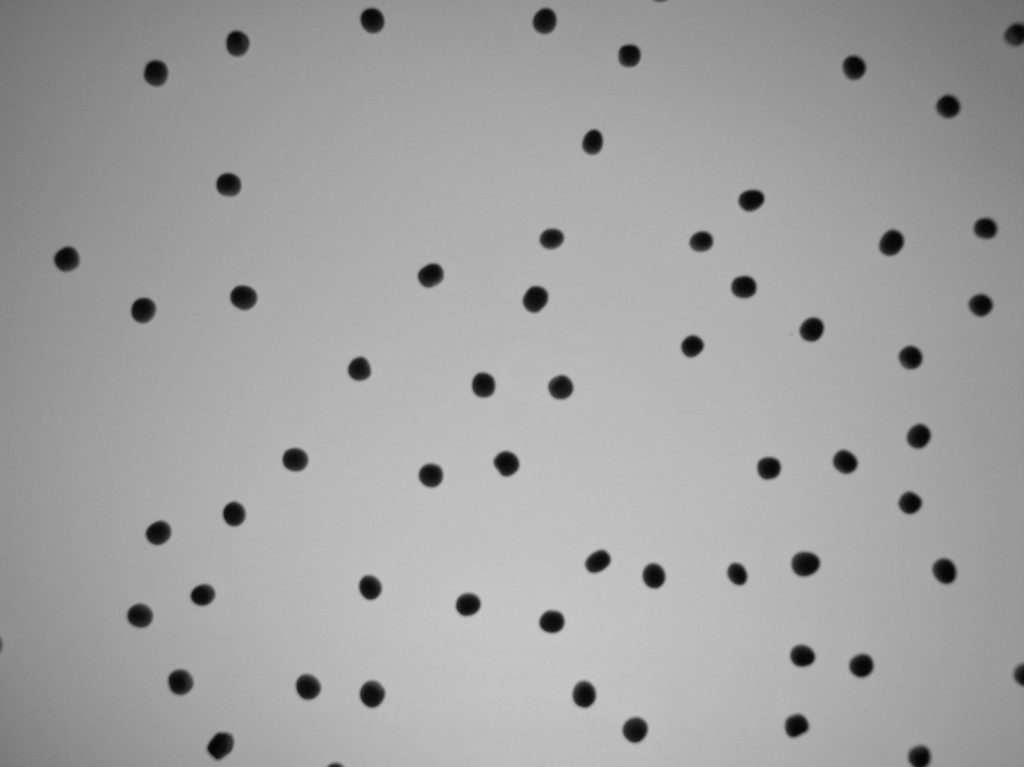
//> input picture Tutorium01/pics/peas01.jpg, 1024 x 767 px
$ ./peas pics/peas01.jpg   (built with g++ and OpenCV 4)
//> lines starting //> are read from the running program, lines starting //| are printed output that depends on the picture; after the words box and inside, x2 and y2 are one past the last pixel; in counts of white or black regions, pixels touching at a corner belong together
#ifdef WIN32
#define _USE_MATH_DEFINES
#include <stdafx.h>
#endif

#include "cv.h"
#include "highgui.h"
#include <stdio.h>

#include <assert.h>
#include <math.h>
#include <iostream>
#include <vector>
using namespace std;


// A class representing an detected pea
class Pea
{
public:
  Pea (int x, int y) :x(x), y(y) {};
  Pea () :x(0), y(0) {};

  // The peas position (any point of the pea)
  int x, y;
};


//******************************************************************
// GUI code
//******************************************************************

// GUI: paint a red cross at 'xC,yC' into overlay
void paintCross (IplImage* overlay, int xC, int yC)
{
  int cL = 5;
  CvPoint p0 = cvPoint (xC-cL, yC-cL);
  CvPoint p1 = cvPoint (xC+cL, yC+cL);
  cvLine (overlay, p0, p1, CV_RGB (255, 0, 0));
  p0 = cvPoint (xC+cL, yC-cL);
  p1 = cvPoint (xC-cL, yC+cL);
  cvLine (overlay, p0, p1, CV_RGB (255, 0, 0));
}


// Paint a list of cross at the positions given by 'peas'
void paintPeas (IplImage* overlay, const vector<Pea>& pea)
{
  for (int i=0; i<(int) pea.size(); i++)
    paintCross (overlay, pea[i].x, pea[i].y);
}

unsigned char& pixel(IplImage* img, int x, int y)
{
  return *((unsigned char*) cvPtr2D (img, y, x));
}


// Find all peas in 'img' and return a list of their positions.
// The 'Pea.x,Pea.y' entries in 'pea' correspond to an arbitrary
// point of the pea.
//
// HELP:
//  Image width: img->width
//  Image height: img->height
//  Image pixel (x,y): pixel (img, x, y)
//  0 corresponds to black, 255 to white
// An object can be added to a list with 'pea.push_back(...)'

void findPeas (IplImage* img, vector<Pea>& pea)
{
	bool alreadyListed = false;
	for(int i = 0; i < img->width; i++) {
		for(int j = 0; j < img->height; j++) {
			if(pixel(img, i, j) <= 100) {
				if(j+10 <= img->height-1 && pixel(img, i, j+10) <= 100) {
					alreadyListed = false;
					for(std::vector<Pea>::iterator it = pea.begin(); it != pea.end(); ++it) {
						if(((*it).x <= i+25 && (*it).x >= i-25) &&
							((*it).y <= j+25 && (*it).y >= j-25)) {
							alreadyListed = true;
						}
					}
					if(!alreadyListed) {
						if(i+10 < img->width && i > 10) {
							pea.push_back(Pea(i+10, j+5));
						} else {
							pea.push_back(Pea(i, j+5));
						}
					}
				}
			}
		}
	}
}


int main (int argc, char** argv)
{
  cvNamedWindow ("Counting the number of peas", CV_WINDOW_NORMAL);

  if (argc<=1) {
    cerr << "peas <image1> ..." << endl;
    return 1;
  }

  int imageCtr=0;
  while (imageCtr<argc-1) {
    char* fname = argv[imageCtr+1];
    cout << " Loading " << fname << endl;
    IplImage* srcImg = cvLoadImage (fname, 0); // load image as greyscale
//> srcImg is the input picture: 767 rows x 1024 cols, CV_8UC1; min 4, max 200, mean 161.9
    if (srcImg==NULL) {
      if (imageCtr==0) {
	cerr << "Could not find " << fname << endl;
	return 1;
      }
      break;
    }
    IplImage* overlayImg = cvLoadImage (fname, 1); // load image as RGB for overlaying crosses

    vector<Pea> pea;

    // Do the computation
    findPeas (srcImg, pea);
//> the loop in findPeas, `for(int i = 0; i < img->width; i++)` made 1024 passes
//> alreadyListed on passes 1 to 3: true, true, true
//> after the loop in findPeas, `for(int i = 0; i < img->width; i++)`: alreadyListed = true; pea = 59 items
//> pea = 59 items

    paintPeas (overlayImg, pea);
//> the loop in paintPeas, `for (int i=0; i<(int) pea.size(); i++)` made 59 passes
//> after the loop in paintPeas, `for (int i=0; i<(int) pea.size(); i++)`:
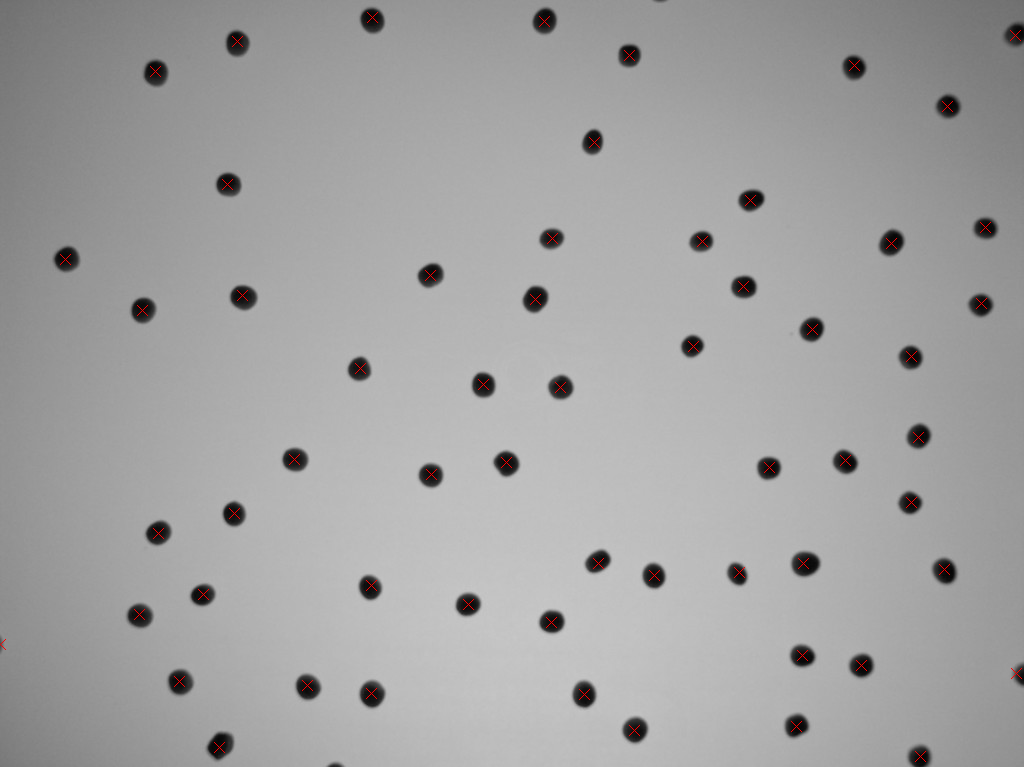
//> overlay: 767 rows x 1024 cols, CV_8UC3; 0.16% of pixels changed, all inside (x1, y1, x2, y2) = (0, 12, 1022, 762)

    cvShowImage ("Counting the number of peas", overlayImg);
    cout << "We have " << pea.size() << " peas." << endl;
//| We have 59 peas.
    int key = cvWaitKey (0);
//> the space key is pressed
    if (key=='q') break;
    bool doSave = false;
    if (doSave) {
      sprintf (fname, "result.%03d.jpg", imageCtr);
      cvSaveImage (fname, overlayImg);   // save the resulting image
    }
    cvReleaseImage (&srcImg);
    cvReleaseImage (&overlayImg);

    imageCtr++;
  }

  return 0;
}

$ run again, on Tutorium01/pics/peas03.jpg
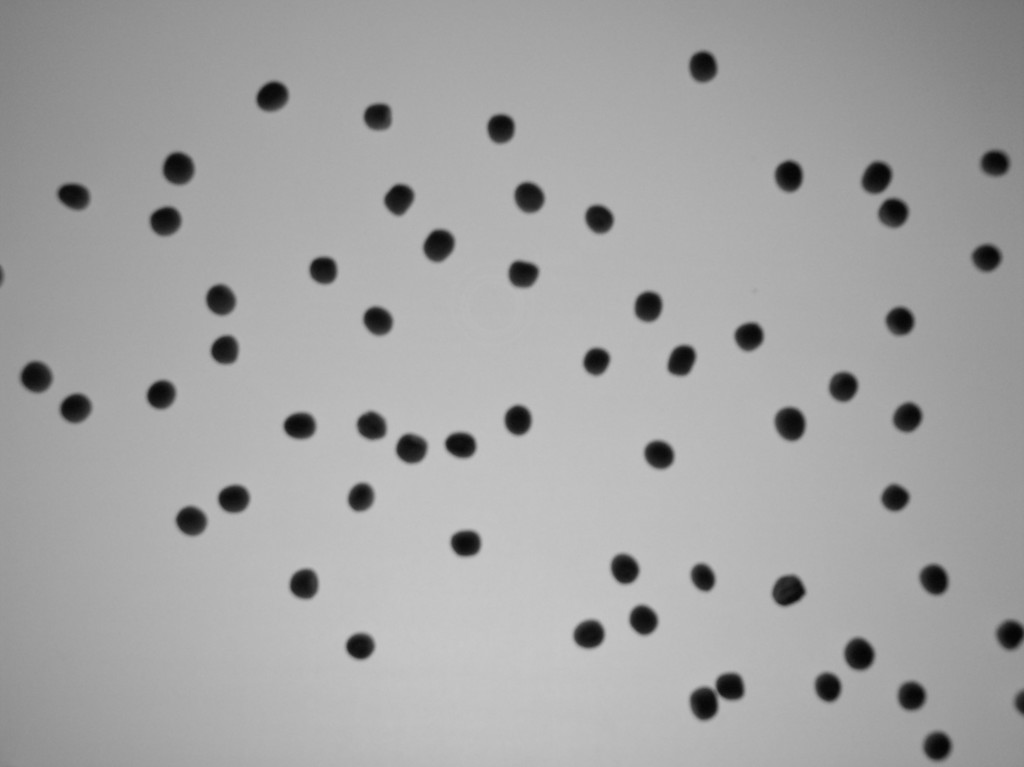
//> input picture Tutorium01/pics/peas03.jpg, 1024 x 767 px
//> srcImg is the input picture: 767 rows x 1024 cols, CV_8UC1; min 3, max 201, mean 164.2
//> after the loop in findPeas, `for(int i = 0; i < img->width; i++)`: alreadyListed = true; pea = 60 items
//> the loop in paintPeas, `for (int i=0; i<(int) pea.size(); i++)` made 60 passes
//> after the loop in paintPeas, `for (int i=0; i<(int) pea.size(); i++)`:
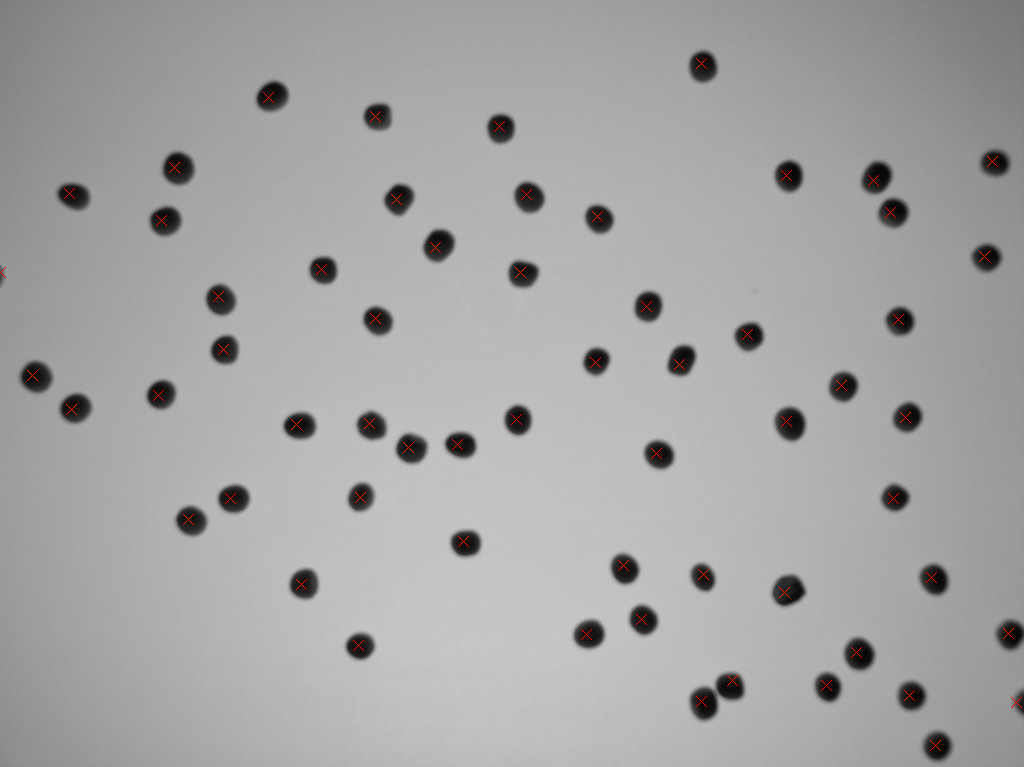
//> overlay: 767 rows x 1024 cols, CV_8UC3; 0.16% of pixels changed, all inside (x1, y1, x2, y2) = (0, 58, 1022, 751)
//| We have 60 peas.

$ run again, on Tutorium01/pics/peas04.jpg
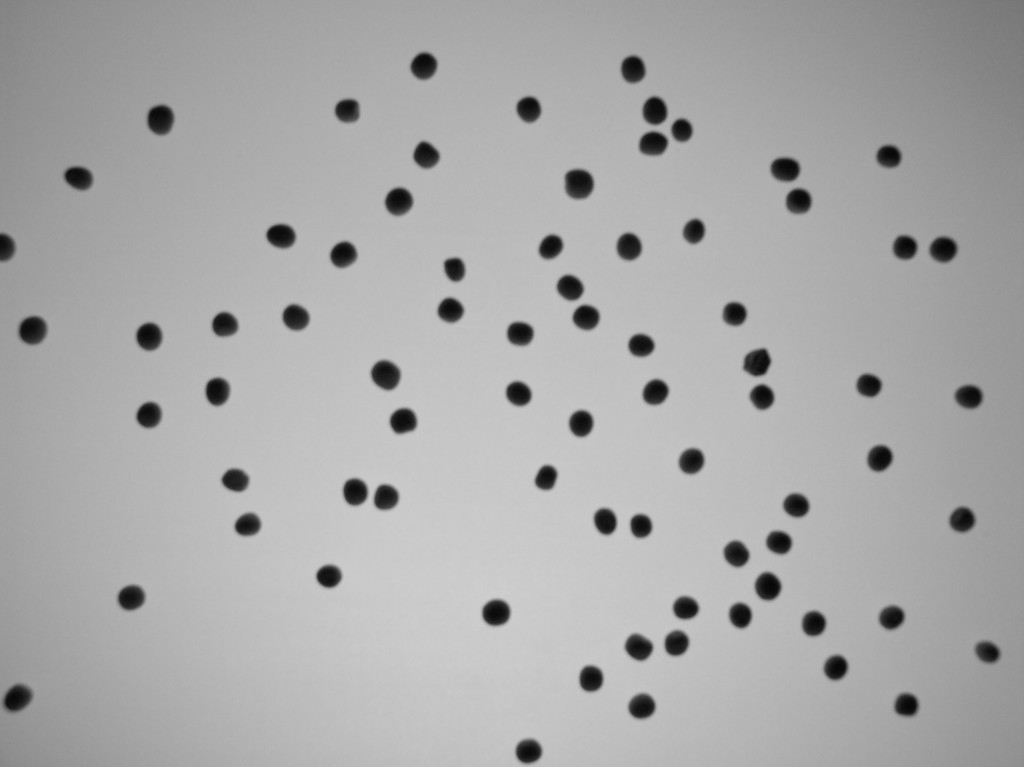
//> input picture Tutorium01/pics/peas04.jpg, 1024 x 767 px
//> srcImg is the input picture: 767 rows x 1024 cols, CV_8UC1; min 6, max 208, mean 168.9
//> after the loop in findPeas, `for(int i = 0; i < img->width; i++)`: alreadyListed = true; pea = 75 items
//> the loop in paintPeas, `for (int i=0; i<(int) pea.size(); i++)` made 75 passes
//> after the loop in paintPeas, `for (int i=0; i<(int) pea.size(); i++)`:
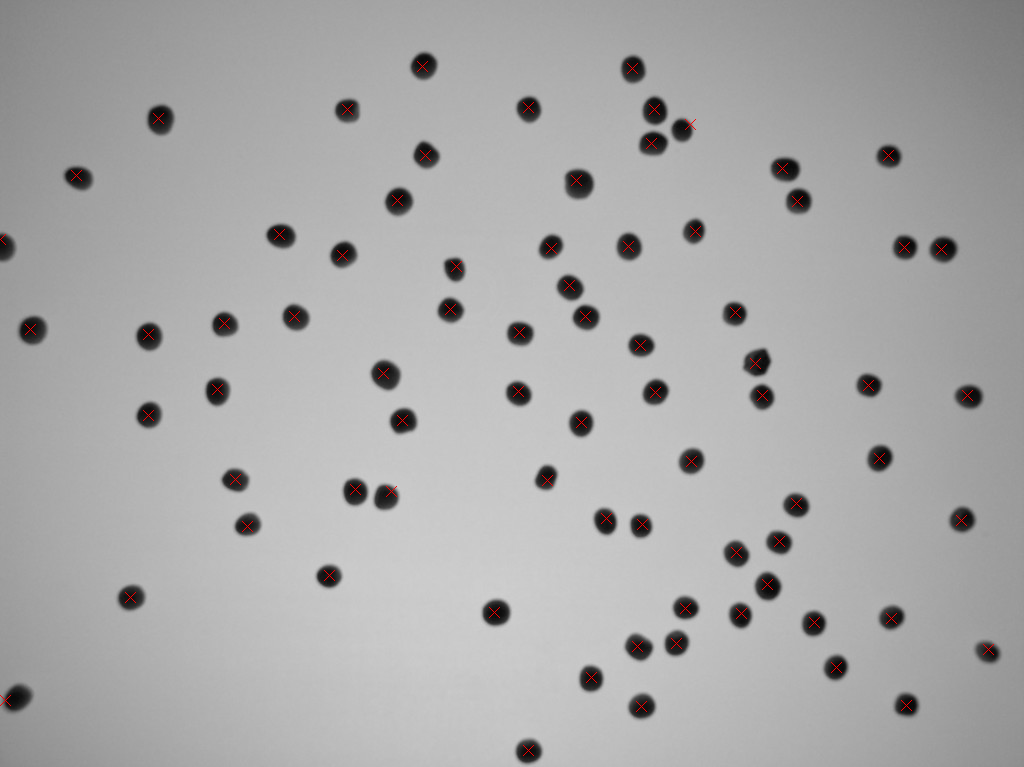
//> overlay: 767 rows x 1024 cols, CV_8UC3; 0.2% of pixels changed, all inside (x1, y1, x2, y2) = (0, 61, 994, 756)
//| We have 75 peas.

$ run again, on Tutorium01/pics/peas05.jpg
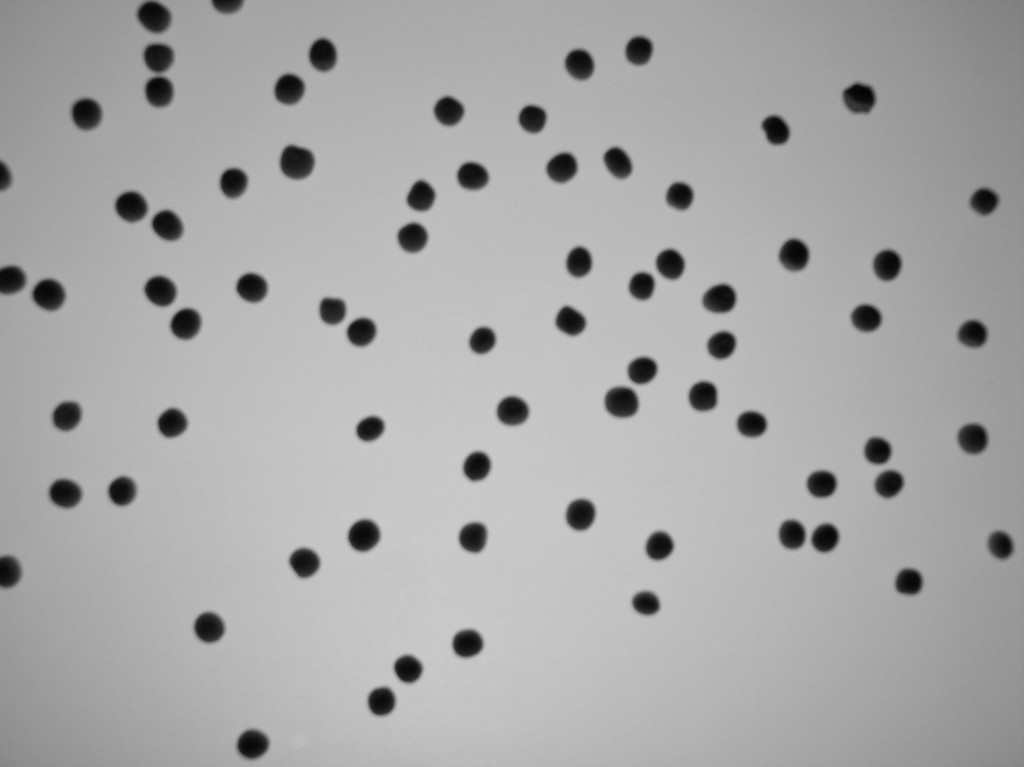
//> input picture Tutorium01/pics/peas05.jpg, 1024 x 767 px
//> srcImg is the input picture: 767 rows x 1024 cols, CV_8UC1; min 3, max 205, mean 167.8
//> after the loop in findPeas, `for(int i = 0; i < img->width; i++)`: alreadyListed = true; pea = 74 items
//> the loop in paintPeas, `for (int i=0; i<(int) pea.size(); i++)` made 74 passes
//> after the loop in paintPeas, `for (int i=0; i<(int) pea.size(); i++)`:
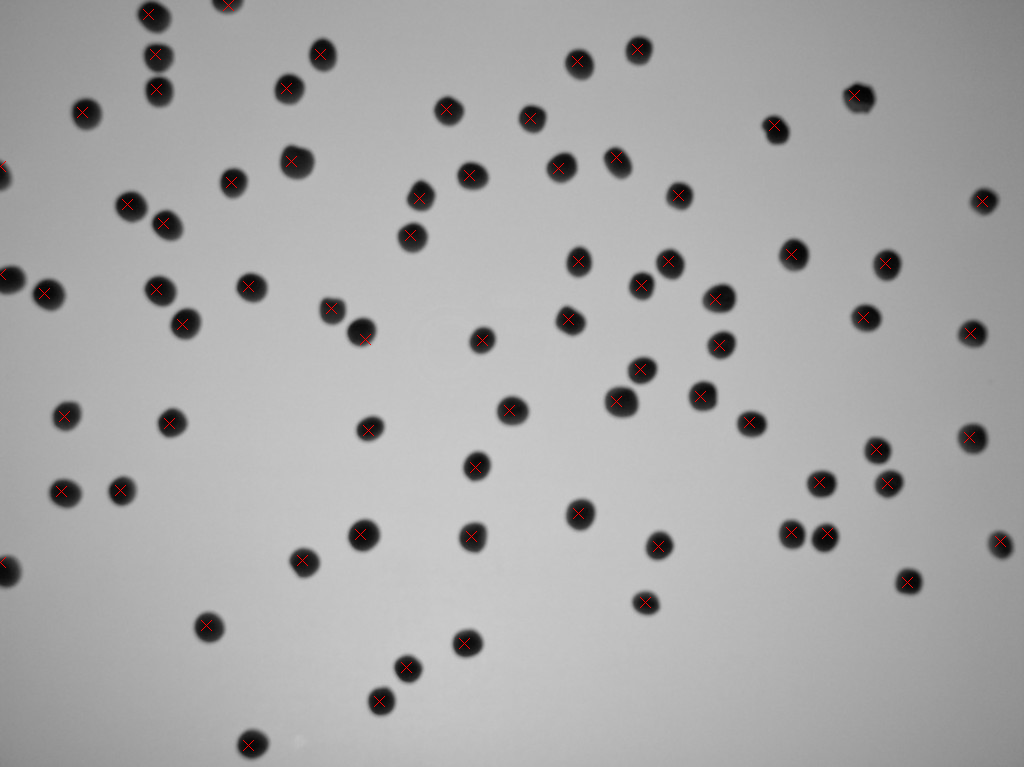
//> overlay: 767 rows x 1024 cols, CV_8UC3; 0.19% of pixels changed, all inside (x1, y1, x2, y2) = (0, 0, 1006, 751)
//| We have 74 peas.
